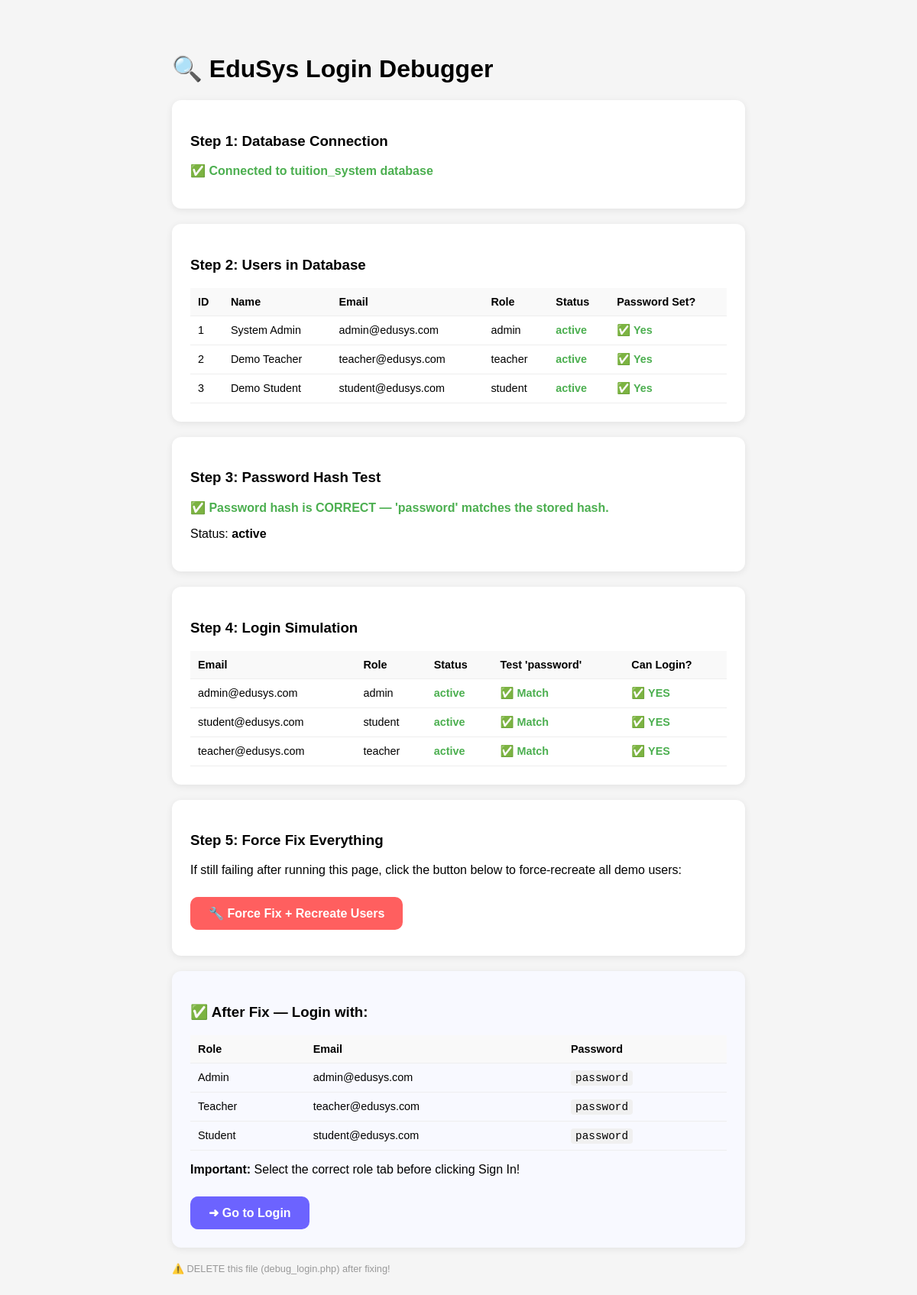
The app's page /debug_login.php with its own data.
### tables this page shows
CREATE TABLE IF NOT EXISTS users (
    id INT AUTO_INCREMENT PRIMARY KEY,
    name VARCHAR(150) NOT NULL,
    email VARCHAR(150) UNIQUE NOT NULL,
    password VARCHAR(255) NOT NULL,
    role ENUM('admin','teacher','student') NOT NULL DEFAULT 'student',
    avatar VARCHAR(255) DEFAULT NULL,
    status ENUM('active','inactive','pending') DEFAULT 'pending',
    created_at TIMESTAMP DEFAULT CURRENT_TIMESTAMP,
    updated_at TIMESTAMP DEFAULT CURRENT_TIMESTAMP ON UPDATE CURRENT_TIMESTAMP
);

### debug_login.php (the view, shortened to what this page needs)
<?php
echo "<!DOCTYPE html><html><head><title>Login Debug</title>";
echo "<style>body{font-family:sans-serif;max-width:750px;margin:30px auto;padding:20px;background:#f5f5f5;}";
echo ".card{background:#fff;border-radius:12px;padding:24px;margin-bottom:20px;box-shadow:0 2px 10px rgba(0,0,0,0.08);}";
echo ".ok{color:#4CAF50;font-weight:600;} .err{color:#f44336;font-weight:600;} .warn{color:#ff9800;font-weight:600;}";
echo "table{width:100%;border-collapse:collapse;} th,td{padding:10px;text-align:left;border-bottom:1px solid #eee;font-size:0.9rem;}";
echo "th{background:#f9f9f9;} code{background:#f0f0f0;padding:2px 6px;border-radius:4px;}";
echo "</style></head><body>";
echo "<h1>🔍 EduSys Login Debugger</h1>";
echo "<div class='card'><h3>Step 1: Database Connection</h3>";
$conn = @new mysqli('localhost', 'root', '', 'tuition_system');
echo "<p class='ok'>✅ Connected to tuition_system database</p></div>";
echo "<div class='card'><h3>Step 2: Users in Database</h3>";
$result = $conn->query("SELECT id, name, email, role, status, LENGTH(password) as pass_len FROM users ORDER BY id");
if (!$result) {
    echo "<p class='err'>❌ Cannot read users table: " . $conn->error . "</p>";
    echo "<p>→ Run <a href='setup.php'>setup.php</a> to create the tables!</p>";
} elseif ($result->num_rows === 0) {
    echo "<p class='err'>❌ No users found in database!</p>";
    echo "<p>→ Run <a href='setup.php'>setup.php</a> to insert demo users.</p>";
} else {
    echo "<table><tr><th>ID</th><th>Name</th><th>Email</th><th>Role</th><th>Status</th><th>Password Set?</th></tr>";
    while ($u = $result->fetch_assoc()) {
        $pass_ok = $u['pass_len'] > 50 ? "<span class='ok'>✅ Yes</span>" : "<span class='err'>❌ Empty/Short</span>";
        $status_class = $u['status'] === 'active' ? 'ok' : 'err';
        echo "<tr>
            <td>{$u['id']}</td>
            <td>{$u['name']}</td>
            <td>{$u['email']}</td>
            <td>{$u['role']}</td>
            <td><span class='{$status_class}'>{$u['status']}</span></td>
            <td>$pass_ok</td>
        </tr>";
    }
    echo "</table>";
}
echo "</div>";
echo "<div class='card'><h3>Step 3: Password Hash Test</h3>";
$user_check = $conn->query("SELECT id, email, password, status, role FROM users WHERE email='admin@edusys.com'")->fetch_assoc();
if (!$user_check) {
    echo "<p class='err'>❌ Admin user (admin@edusys.com) not found! Run setup.php first.</p>";
} else {
    $test = password_verify('password', $user_check['password']);
    if ($test) {
        echo "<p class='ok'>✅ Password hash is CORRECT — 'password' matches the stored hash.</p>";
        echo "<p>Status: <strong>" . $user_check['status'] . "</strong></p>";
    }
}
echo "</div>";
echo "<div class='card'><h3>Step 4: Login Simulation</h3>";
$all_users = $conn->query("SELECT id, name, email, password, role, status FROM users WHERE email IN ('admin@edusys.com','teacher@edusys.com','student@edusys.com')");
if ($all_users) {
    echo "<table><tr><th>Email</th><th>Role</th><th>Status</th><th>Test 'password'</th><th>Can Login?</th></tr>";
    while ($u = $all_users->fetch_assoc()) {
        $pass_match = password_verify('password', $u['password']);
        $can_login = $pass_match && $u['status'] === 'active';
        echo "<tr>
            <td>{$u['email']}</td>
            <td>{$u['role']}</td>
            <td>" . ($u['status']==='active'?"<span class='ok'>{$u['status']}</span>":"<span class='err'>{$u['status']}</span>") . "</td>
            <td>" . ($pass_match?"<span class='ok'>✅ Match</span>":"<span class='err'>❌ No match</span>") . "</td>
            <td>" . ($can_login?"<span class='ok'>✅ YES</span>":"<span class='err'>❌ NO</span>") . "</td>
        </tr>";
    }
    echo "</table>";
}
echo "</div>";
echo "<div class='card'><h3>Step 5: Force Fix Everything</h3>";
if (isset($_GET['fix'])) {
    $new_hash = password_hash('password', PASSWORD_BCRYPT);
    $conn->query("SET foreign_key_checks=0");
    $conn->query("DELETE FROM users WHERE email IN ('admin@edusys.com','teacher@edusys.com','student@edusys.com')");
    $conn->query("INSERT INTO users (name,email,password,role,status) VALUES
        ('System Admin','admin@edusys.com','$new_hash','admin','active'),
        ('Demo Teacher','teacher@edusys.com','$new_hash','teacher','active'),
        ('Demo Student','student@edusys.com','$new_hash','student','active')");
    $teacher_uid = $conn->query("SELECT id FROM users WHERE email='teacher@edusys.com'")->fetch_assoc()['id'];
    $student_uid = $conn->query("SELECT id FROM users WHERE email='student@edusys.com'")->fetch_assoc()['id'];
    $conn->query("INSERT IGNORE INTO teachers (user_id,qualification,approval_status) VALUES ($teacher_uid,'M.Sc Mathematics','approved')");
    $conn->query("INSERT IGNORE INTO students (user_id,roll_number,grade,admission_date) VALUES ($student_uid,'STU0001','Grade 10',CURDATE())");
    $conn->query("SET foreign_key_checks=1");
    echo "<p class='ok'>✅ FIXED! All demo users recreated with fresh password hashes.</p>";
    echo "<p>Now try logging in: <a href='/project/login.php'>→ Login Page</a></p>";
} else {
    echo "<p>If still failing after running this page, click the button below to force-recreate all demo users:</p>";
    echo "<a href='?fix=1' style='display:inline-block;padding:12px 24px;background:#FF5F5F;color:white;text-decoration:none;border-radius:10px;font-weight:700;margin:10px 0;'>🔧 Force Fix + Recreate Users</a>";
}
echo "</div>";
echo "<div class='card' style='background:#f8f9ff;'>
<h3>✅ After Fix — Login with:</h3>
<table>
<tr><th>Role</th><th>Email</th><th>Password</th></tr>
<tr><td>Admin</td><td>admin@edusys.com</td><td><code>password</code></td></tr>
<tr><td>Teacher</td><td>teacher@edusys.com</td><td><code>password</code></td></tr>
<tr><td>Student</td><td>student@edusys.com</td><td><code>password</code></td></tr>
</table>
<p><strong>Important:</strong> Select the correct role tab before clicking Sign In!</p>
<a href='/project/login.php' style='display:inline-block;padding:12px 24px;background:#6C63FF;color:white;text-decoration:none;border-radius:10px;font-weight:700;margin-top:10px;'>➜ Go to Login</a>
</div>";
echo "<p style='color:#999;font-size:0.8rem;margin-top:20px;'>⚠️ DELETE this file (debug_login.php) after fixing!</p>";
echo "</body></html>";

### records on screen
users: id "1", name "System Admin", email "admin@edusys.com", role "admin", status "active", shows "✅ Match", shows "✅ YES"
users: id "2", name "Demo Teacher", email "teacher@edusys.com", role "teacher", status "active", shows "✅ Match", shows "✅ YES"
users: id "3", name "Demo Student", email "student@edusys.com", role "student", status "active", shows "✅ Match", shows "✅ YES"
